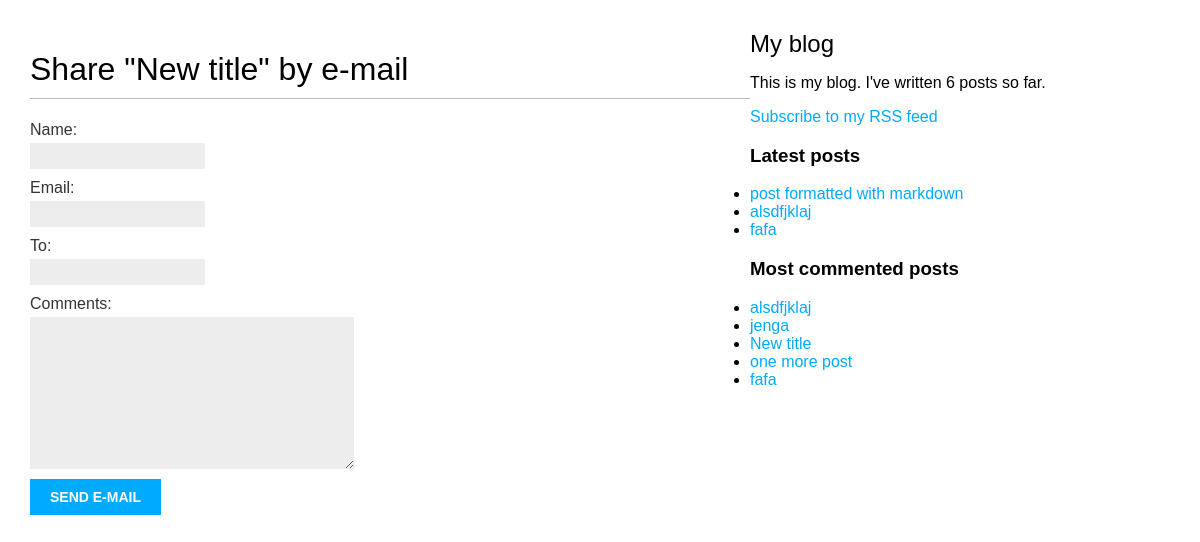
/blog/3/share/, run on the app's committed database.
### blog/models.py (models this page shows, shortened)
class Post(models.Model):
    STATUS_CHOICES = (
        ('draft', 'Draft'),
        ('published', 'Published'),
    )
    tags = TaggableManager()
    title = models.CharField(max_length=250)
    slug = models.SlugField(max_length=250, unique_for_date='publish')
    author = models.ForeignKey(User, on_delete=models.CASCADE, related_name='blog_posts')
    body = models.TextField()
    publish = models.DateTimeField(default=timezone.now)
    created = models.DateTimeField(auto_now_add=True)
    updated = models.DateTimeField(auto_now=True)
    status = models.CharField(max_length=10, choices=STATUS_CHOICES, default='draft')
    objects = models.Manager()
    published = PublishedManager()
    draft = DraftManager()
    class Meta:
        ordering = ('-publish',)
    def get_absolute_url(self):
        return reverse('blog:post_detail',
                       args=[self.publish.year,
                             self.publish.month,
                             self.publish.day,
                             self.slug])

### blog/views.py (the view)
# urls.py: path('<int:post_id>/share/', views.post_share, name='post_share'),
def post_share(request, post_id):
    post = get_object_or_404(Post, id=post_id, status='published')
    sent = False
    if request.method == 'POST':
        form = EmailPostForm(request.POST)
        if form.is_valid():
            cd = form.cleaned_data
            post_url = request.build_absolute_uri(post.get_absolute_url())
            subject = '{} ({}) recommends you reading "{}"'.format(cd['name'], cd['email'], post.title)
            message = 'Read "{}" at {}\n\n{}\'s comments: {}'.format(post.title, post_url, cd['name'], cd['comments'])
            send_mail(subject, message, 'admin@myblog.com', [cd['to']])
            sent = True
    else:
        form = EmailPostForm()
    return render(request, 'blog/post/share.html', {
        'post': post,
        'form': form,
        'sent': sent
    })

### blog/forms.py
class EmailPostForm(forms.Form):
    name = forms.CharField(max_length=25)
    email = forms.EmailField()
    to = forms.EmailField()
    comments = forms.CharField(required=False, widget=forms.Textarea)

### blog/models.py (called while the page is built)
    def get_queryset(self):
        return super(PublishedManager, self).get_queryset().filter(status='published')

### blog/templatetags/blog_tags.py (called while the page is built)
@register.simple_tag
def total_posts():
    return Post.published.count()

@register.inclusion_tag('blog/post/latest_posts.html')
def show_latest_posts(count=5):
    latest_posts = Post.published.order_by('-publish')[:count]
    return {'latest_posts': latest_posts}

@register.simple_tag
def get_most_commented_posts(count=5):
    return Post.published.annotate(
        total_comments=Count('comments')
    ).order_by('-total_comments')[:count]

### blog/templates/blog/post/share.html (shortened to what this page needs)
{% extends "blog/base.html" %}
{% block content %}
{% if sent %}
<h1>E-mail successfully sent</h1>
<p>
    "{{ post.title }}" was successfully sent to {{ form.cleaned_data.to }}.
</p>
{% else %}
<h1>Share "{{ post.title }}" by e-mail</h1>
<form action="." method="post">
    {{ form.as_p }}
    <input type="submit" value="Send e-mail">
</form>
{% endif %}
{% endblock %}

### blog/templates/blog/base.html (shortened to what this page needs)
{% load blog_tags %}
{% load static %}
<!DOCTYPE html>
<html>
<head>
    <link href="{% static "css/blog.css" %}" rel="stylesheet">
</head>
<body>
<div id="content">
    {% block content %}
    {% endblock %}
</div>
<div id="siderbar">
    <h2>My blog</h2>
    <p>This is my blog. I've written {% total_posts %} posts so far.</p>
    <p><a href="{% url 'blog:post_feed' %}">Subscribe to my RSS feed</a> </p>
    <h3>Latest posts</h3>
    {% show_latest_posts 3 %}
    <h3>Most commented posts</h3>
    {% get_most_commented_posts as most_commented_posts %}
    <ul>
        {% for post in most_commented_posts %}
        <li>
            <a href="{{ post.get_absolute_url }}">{{ post.title }}</a>
        </li>
        {% endfor %}
    </ul>
</div>
</body>
</body>
</html>

### blog/templates/blog/post/latest_posts.html
<ul>
    {% for post in latest_posts %}
    <li>
        <a href="{{ post.get_absolute_url }}">{{ post.title }}</a>
    </li>
    {% endfor %}
</ul>

### blog/static/css/blog.css (style rules this page uses)
body { margin:0; padding:0; font-family:helvetica, sans-serif; }
a { color:#00abff; text-decoration:none; }
h1 { font-weight:normal; border-bottom:1px solid #bbb; padding:0 0 10px 0; }
h2 { font-weight:normal; margin:30px 0 0; }
#content { float:left; width:60%; padding:0 0 0 30px; }
label { float:left; clear:both; color:#333; margin-bottom:4px; }
input, textarea { clear:both; float:left; margin:0 0 10px; background:#ededed; border:0; padding:6px 10px; font-size:12px; }
input[type=submit] { font-weight:bold; background:#00abff; color:#fff; padding:10px 20px; font-size:14px; text-transform:uppercase; }

### data on the page
Post: title "New title"
Post: title "post formatted with markdown"
Post: title "alsdfjklaj"
Post: title "fafa"
Post: title "jenga"
Post: title "one more post"
